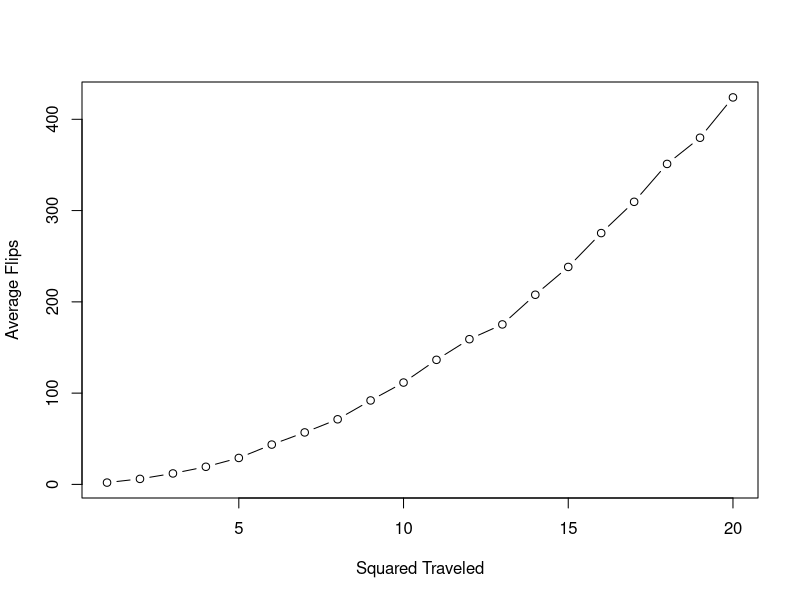

Source code (R):
x = 0
r = runif(1)
walk = 0
count = 0
iterations = 1000
print(r)
maxDist = 20
minDist=1
currDist = 0
array=rep(1:iterations)
avgArray=rep(1:maxDist-minDist+1)
for(y in minDist:maxDist)
{
  for(x in 1:iterations)
  {
    while(walk < y)
    {
      r = runif(1)
      if(r < 0.5)
      {
        #print("h")
        walk = walk + 1
      }
      if(r>0.5)
      {
        #print("t")
        if(walk > 0)
        {
          walk = walk - 1
          
        }
      }
      count = count + 1
    }
    array[x] = count
    avgArray[y] = mean(array)
    count = 0
    walk=0
  }
  array=rep(1:iterations)
}
print(avgArray)
plot(minDist:maxDist,avgArray,xlab="Squared Traveled", ylab="Average Flips",type='b')